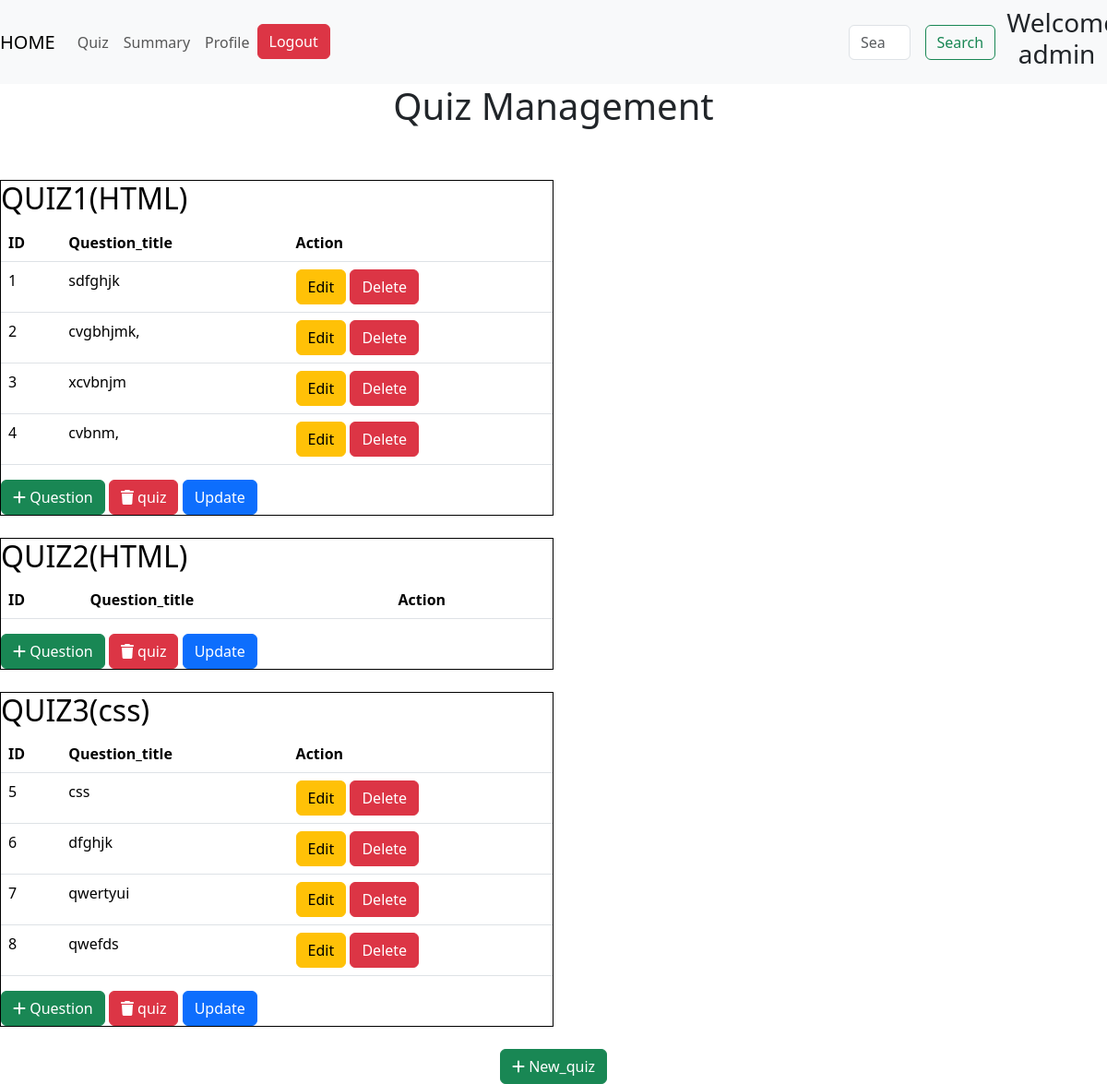
Page /quizz on the committed database.
### models.py (models this page shows)
class Quiz(db.Model):
    id =db.Column(db.Integer, primary_key=True, autoincrement=True)
    chapter_id=db.Column(db.Integer, db.ForeignKey('chapter.id', name='FK_quiz_chapter_id'), nullable=False)
    date_of_quiz=db.Column(db.Date, nullable=False)
    time_duration= db.Column(db.Integer, nullable=False)
    no_of_questions=db.Column(db.Integer, nullable=True)
    notes=db.Column(db.String(50), nullable=True)
    questions=db.relationship('Question', backref='quiz', lazy=True)
    score=db.relationship('Scores', backref='quiz', lazy=True)

class Chapter(db.Model):
    id =db.Column(db.Integer, primary_key=True, autoincrement=True)
    subject_id=db.Column(db.Integer, db.ForeignKey('subject.id', name='FK_chapter_subject_id'), nullable=False)
    name=db.Column(db.String(50), nullable=False)
    description=db.Column(db.String(100), nullable=True)
    quizs=db.relationship('Quiz', backref='chapter', lazy=True)

class Question(db.Model):
    id =db.Column(db.Integer, primary_key=True, autoincrement=True)
    quiz_id=db.Column(db.Integer, db.ForeignKey('quiz.id', name='FK_question_quiz_id'), nullable=False)
    question_title=db.Column(db.String(200), nullable=False)
    question_text=db.Column(db.String(200), nullable=False)
    option1=db.Column(db.String(100), nullable=False)
    option2=db.Column(db.String(100), nullable=False)
    option3=db.Column(db.String(100), nullable=False)
    option4=db.Column(db.String(100), nullable=False)
    correct_option=db.Column(db.Integer, nullable=False)

### routes.py (the view)
@app.route('/quizz',methods=['GET','POST'])
def quizz():
    chapters = Chapter.query.all()
    quizzes=Quiz.query.all()
    return render_template('quiz_management.html', quizzes=quizzes, chapters=chapters)

### templates/quiz_management.html (shortened to what this page needs)
<!DOCTYPE html>
<html lang="en">
<head>
    <link href="https://cdn.jsdelivr.net/npm/bootstrap@5.3.2/dist/css/bootstrap.min.css" rel="stylesheet">
    <link rel="stylesheet" href="https://cdnjs.cloudflare.com/ajax/libs/aos/2.3.4/aos.css">
    <link rel="stylesheet" href="https://cdnjs.cloudflare.com/ajax/libs/font-awesome/6.7.2/css/all.min.css">
    <link href="https://cdn.jsdelivr.net/npm/bootstrap@5.3.3/dist/css/bootstrap.min.css" rel="stylesheet">
</head>
<body>
    <nav class="navbar navbar-expand-lg navbar-light bg-light">
        <a class="navbar-brand" href="/admin">HOME</a>
        <div class="collapse navbar-collapse" id="navbarSupportedContent">
          <ul class="navbar-nav mr-auto">
            <li class="nav-item active">
              <a class="nav-link" href="#">Quiz <span class="sr-only">(current)</span></a>
            </li>
            <li class="nav-item">
              <a class="nav-link" href="#">Summary</a>
            </li>
            <li class="nav-item">
              <a class="nav-link" href="{{ url_for('profile') }}">Profile</a>
            </li>
            <li class="nav_item">
                <a href="/login" class="btn btn-danger">Logout</a>
            </li>
          </ul>
          <form class="form-inline my-2 my-lg-0" style="display: flex; margin-left:50%;">
            <input class="form-control mr-sm-2" type="search" placeholder="Search" aria-label="Search">
            <button class="btn btn-outline-success my-2 my-sm-0" type="submit" style="margin-left: 1rem;">Search</button>
          </form>
          <div>
            <h3 style="padding-left: 10%; text-align:center">Welcome admin</h3>
          </div>
        </div>
      </nav>
       <h1 style="text-align: center;">Quiz Management</h1>
       <br>
       <br>
       {% if quizzes %}
       {% for quiz in quizzes %}
       <div style="display:inline-block; width:50%; border:1px solid black;">
        <h2 >
          {% set chapter = chapters|selectattr('id', 'equalto', quiz.chapter_id)|list|first %}
          <a href= "{{ url_for('quiz_details', quiz_id=quiz.id) }}" style="text-decoration: none; color:black;">QUIZ{{ quiz.id }}({{ chapter.name }})</a>
        </h2>
        <table class="table">
          <thead>
            <tr>
              <th>ID</th>
              <th>Question_title</th>
              <th>Action</th>
            </tr>
          </thead>
          <tbody>
            {% for question in quiz.questions %}
            <tr>
              <td>{{ question.id }}</td>
              <td>{{ question.question_title }}</td>
              <td>
                <a href="/question/edit/{{ question.id }}" class="btn btn-warning">Edit</a>
                <a href="/question/delete/{{ question.id }}" class="btn btn-danger">Delete</a>
              </td>
            </tr>
            {% endfor %}
          </tbody>
        </table>
        <a href="/question/add/{{ quiz.id }}" class="btn btn-success">
          <i class="fas fa-add"></i>
          Question
        </a>
        <a href="/quiz/delete/{{ quiz.id }}" class="btn btn-danger">
          <i class=" fa-solid fa-trash"></i>
          quiz
        </a>
        <a href="/quiz/update/{{ quiz.id }}" class="btn btn-primary"> Update</a>
       </div>
       <br>
       <br>
       {% endfor %}
       {% else %}
       <h3> No Quiz found.Add quiz to start <h3>
       {% endif %}
       <div style="text-align: center;">
        <a href="{{ url_for('new_quiz') }}" class="btn btn-success">
          <i class="fas fa-add"></i>
          New_quiz
        </a>
       </div>
</body>
</html>

### rows in the picture
Quiz: id "1"
Chapter: name "HTML"
Question: id "1", question_title "sdfghjk"
Question: id "2", question_title "cvgbhjmk,"
Question: id "3", question_title "xcvbnjm"
Question: id "4", question_title "cvbnm,"
Quiz: id "2"
Quiz: id "3"
Chapter: name "css"
Question: id "5", question_title "css"
Question: id "6", question_title "dfghjk"
Question: id "7", question_title "qwertyui"
Question: id "8", question_title "qwefds"
